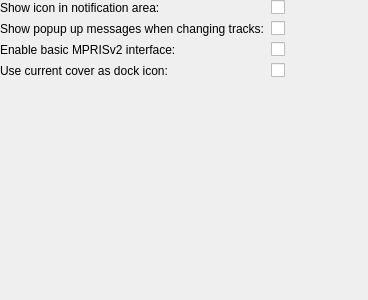
<?xml version="1.0" encoding="UTF-8"?>
<ui version="4.0">
 <class>ExternalSettings</class>
 <widget class="QWidget" name="ExternalSettings">
  <property name="geometry">
   <rect>
    <x>0</x>
    <y>0</y>
    <width>368</width>
    <height>300</height>
   </rect>
  </property>
  <property name="windowTitle">
   <string>Form</string>
  </property>
  <layout class="QFormLayout" name="formLayout">
   <property name="fieldGrowthPolicy">
    <enum>QFormLayout::ExpandingFieldsGrow</enum>
   </property>
   <property name="margin">
    <number>0</number>
   </property>
   <item row="0" column="0">
    <widget class="QLabel" name="label_4">
     <property name="text">
      <string>Show icon in notification area:</string>
     </property>
     <property name="buddy">
      <cstring>systemTrayCheckBox</cstring>
     </property>
    </widget>
   </item>
   <item row="0" column="1">
    <widget class="QCheckBox" name="systemTrayCheckBox">
     <property name="enabled">
      <bool>true</bool>
     </property>
     <property name="text">
      <string/>
     </property>
    </widget>
   </item>
   <item row="1" column="0">
    <widget class="QLabel" name="label_5">
     <property name="text">
      <string>Show popup up messages when changing tracks:</string>
     </property>
     <property name="buddy">
      <cstring>systemTrayPopup</cstring>
     </property>
    </widget>
   </item>
   <item row="1" column="1">
    <widget class="QCheckBox" name="systemTrayPopup">
     <property name="text">
      <string/>
     </property>
    </widget>
   </item>
   <item row="2" column="0">
    <widget class="QLabel" name="label_5b">
     <property name="text">
      <string>Enable basic MPRISv2 interface:</string>
     </property>
     <property name="buddy">
      <cstring>mpris</cstring>
     </property>
    </widget>
   </item>
   <item row="2" column="1">
    <widget class="QCheckBox" name="mpris">
     <property name="text">
      <string/>
     </property>
    </widget>
   </item>
   <item row="3" column="0">
    <widget class="QLabel" name="label_5c">
     <property name="text">
      <string>Use current cover as dock icon:</string>
     </property>
     <property name="buddy">
      <cstring>dockManager</cstring>
     </property>
    </widget>
   </item>
   <item row="3" column="1">
    <widget class="QCheckBox" name="dockManager">
     <property name="text">
      <string/>
     </property>
    </widget>
   </item>
  </layout>
 </widget>
 <tabstops>
  <tabstop>systemTrayCheckBox</tabstop>
  <tabstop>systemTrayPopup</tabstop>
  <tabstop>mpris</tabstop>
  <tabstop>dockManager</tabstop>
 </tabstops>
 <resources/>
 <connections/>
</ui>
